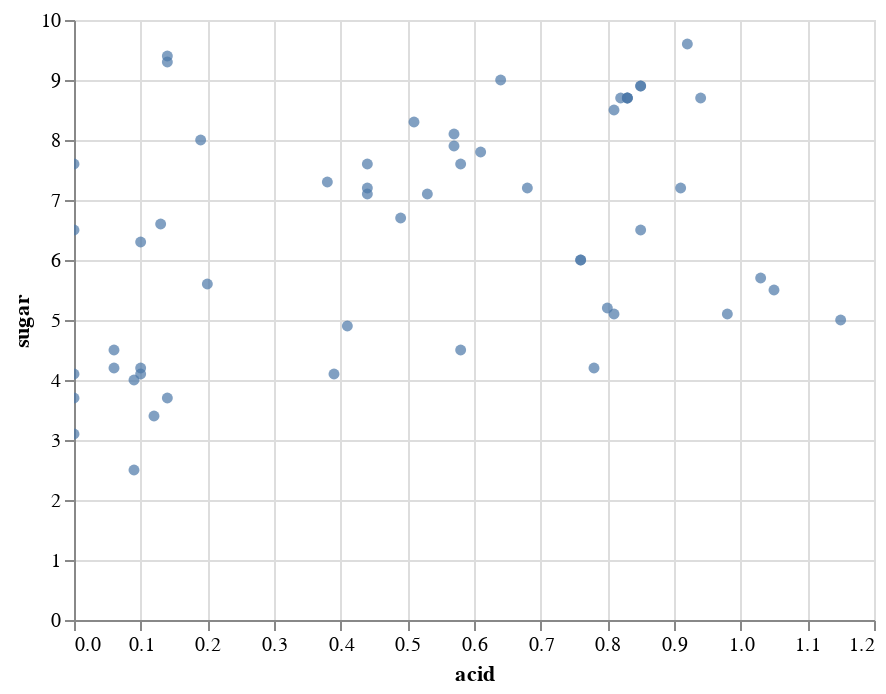

Here is the notebook cell this chart was saved with:
### Code cell
alt.Chart(cocktails).mark_circle().encode(x='acid', y='sugar').interactive()

### Figure 1 — Vega-Lite specification as saved in the notebook (floating-point values rounded to 4 significant figures)
{"config": {"view": {"continuousWidth": 400, "continuousHeight": 300}}, "data": {"name": "data-eef8cdb9f814de562d6e0a7156484812"}, "mark": "circle", "encoding": {"x": {"type": "quantitative", "field": "acid"}, "y": {"type": "quantitative", "field": "sugar"}}, "selection": {"selector001": {"type": "interval", "bind": "scales", "encodings": ["x", "y"]}}, "$schema": "https://vega.github.io/schema/vega-lite/v4.0.2.json", "datasets": {"data-eef8cdb9f814de562d6e0a7156484812": [{"name": "Pisco Sour", "abv": 12.1, "acid": 0.68, "sugar": 7.2, "type": "eggwhite", "index": 5, "instructions": "Dry shake, shake with ice, coupe. Add 3 drops of Anostura or Amargo Chuncho.", "ingredients": "2 oz pisco (40% abv)<br/>1 oz egg white<br/>3/4 oz lime juice<br/>3/4 oz simple syrup", "ncotw": "not yet"}, {"name": "Pink Lady", "abv": 12.4, "acid": 0.64, "sugar": 9.0, "type": "eggwhite", "index": 6, "instructions": "Dry shake, shake with ice, coupe.", "ingredients": "1 1/2 oz Plymouth gin<br/>1 oz egg white<br/>3/4 oz lemon juice<br/>1/2 oz Grenadine<br/>1/2 oz simple syrup<br/>1/2 oz Lairds Applejack Bottled in Bond", "ncotw": "not yet"}, {"name": "Clover Club", "abv": 13.6, "acid": 0.49, "sugar": 6.7, "type": "eggwhite", "index": 7, "instructions": "Dry shake, shake with ice, coupe. Garnish with a raspberry", "ingredients": "2 oz Plymouth gin<br/>1 oz egg white<br/>1/2 oz Dolin dry vermouth<br/>1/2 oz raspberry syrup<br/>1/2 oz lemon juice<br/>1 oz egg white", "ncotw": "<a href=\"https://www.reddit.com/r/cocktails/comments/1go8m1/not_cocktail_of_the_week_24_clover_club/\">#24</a>"}, {"name": "Whiskey Sour", "abv": 15.2, "acid": 0.53, "sugar": 7.1, "type": "eggwhite", "index": 8, "instructions": "Dry shake, shake with ice, coupe.", "ingredients": "2 oz rye (50% abv)<br/>3/4 oz simple syrup<br/>0.625 oz lemon juice<br/>2 drops saline solution<br/>1 oz egg white", "ncotw": "not yet"}, {"name": "Daiquiri with More Lime", "abv": 14.7, "acid": 0.94, "sugar": 8.7, "type": "shaken", "index": 9, "instructions": "Shake, coupe.", "ingredients": "2 oz white rum (40% abv)<br/>0.875 oz lime juice<br/>3/4 oz simple syrup", "ncotw": "<a href=\"https://www.reddit.com/r/cocktails/comments/1i0sbt/not_cocktail_of_the_week_27_daiquiri/\">#27</a>"}, {"name": "Honeysuckle", "abv": 15.0, "acid": 0.85, "sugar": 8.9, "type": "shaken", "index": 10, "instructions": "Shake, coupe. Garnish with lime wheel.", "ingredients": "2 oz white rum (40% abv)<br/>3/4 oz lime juice<br/>3/4 oz honey syrup", "ncotw": "<a href=\"https://www.reddit.com/r/cocktails/comments/1kd90i/not_cocktail_of_the_week_32_bees_knees/\">#32</a>"}, {"name": "Classic Daiquiri", "abv": 15.0, "acid": 0.85, "sugar": 8.9, "type": "shaken", "index": 11, "instructions": "Shake, coupe.", "ingredients": "2 oz white rum (40% abv)<br/>3/4 oz lime juice<br/>3/4 oz simple syrup", "ncotw": "<a href=\"https://www.reddit.com/r/cocktails/comments/1i0sbt/not_cocktail_of_the_week_27_daiquiri/\">#27</a>"}, {"name": "Blood and Sand", "abv": 15.6, "acid": 0.19, "sugar": 8.0, "type": "shaken", "index": 12, "instructions": "Shake, coupe. (Optionally flamed) orange twist.", "ingredients": "1 oz Scotch (43% abv)<br/>3/4 oz Cherry Herring<br/>3/4 oz sweet vermouth<br> 1/2 oz orange jucie", "ncotw": "<a href=\"https://www.reddit.com/r/cocktails/comments/1yds2e/not_cocktail_of_the_week_59_blood_and_sand/\">#59</a>"}, {"name": "Alexander", "abv": 16.4, "acid": 0.0, "sugar": 3.1, "type": "shaken", "index": 13, "instructions": "Shake, coupe. Grated nutmeg.", "ingredients": "2 oz Cognac (41% abv)<br/>1 oz heavy cream<br/>1/4 oz Demerara syrup", "ncotw": "not yet"}, {"name": "Hemingway Daiquiri", "abv": 16.5, "acid": 0.98, "sugar": 5.1, "type": "shaken", "index": 14, "instructions": "Shake, coupe. Garnish with lime wheel.", "ingredients": "2 oz white rum (40% abv)<br/>3/4 oz lime juice<br/>1/2 oz grapefruit juice<br/>1/2 oz Luxardo Maraschino<br/>2 drops saline solution", "ncotw": "<a href=\"https://www.reddit.com/r/cocktails/comments/1i0sbt/not_cocktail_of_the_week_27_daiquiri/\">#27</a>"}, {"name": "Brown Derby", "abv": 16.6, "acid": 0.44, "sugar": 7.6, "type": "shaken", "index": 15, "instructions": "Shake, coupe. Express and discard grapefruit twist.", "ingredients": "2 oz bourbon (45% abv)<br/>1 oz grapefruit juice<br/>1/2 oz honey syrup", "ncotw": "<a href=\"https://www.reddit.com/r/cocktails/comments/2a9ow3/not_cocktail_of_the_week_79_brown_derby/\">#79</a>"}, {"name": "Cosmopolitan (Modern/Bastardized)", "abv": 16.6, "acid": 1.05, "sugar": 5.5, "type": "shaken", "index": 16, "instructions": "Shake, coupe. Express and discard (optionally flamed) orange twist.", "ingredients": "1 1/2 oz Absolut Citron vodka<br/>3/4 oz Cointreau<br/>3/4 oz cranberry juice<br/>1/2 oz lime juice", "ncotw": "not yet"}, {"name": "Gold Rush", "abv": 17.2, "acid": 0.83, "sugar": 8.7, "type": "shaken", "index": 17, "instructions": "Shake, server over large rock.", "ingredients": "2 oz bourbon (47% abv)<br/>3/4 oz lemon juice<br/>3/4 oz honey syrup", "ncotw": "not yet"}, {"name": "Southside", "abv": 17.2, "acid": 0.83, "sugar": 8.7, "type": "shaken", "index": 18, "instructions": "Shake with handful mint, coupe. Garnish with mint.", "ingredients": "2 oz gin (47% abv)<br/>3/4 oz lemon juice<br/>3/4 oz simple syrup", "ncotw": "<a href=\"https://www.reddit.com/r/cocktails/comments/1jfrqi/not_cocktail_of_the_week_30_southside_and/\">#30</a>"}, {"name": "Bee's Knees", "abv": 17.2, "acid": 0.83, "sugar": 8.7, "type": "shaken", "index": 19, "instructions": "Shake, coupe. Garnish with lemon wheel.", "ingredients": "2 oz gin (47% abv)<br/>3/4 oz lemon juice<br/>3/4 oz honey syrup", "ncotw": "<a href=\"https://www.reddit.com/r/cocktails/comments/1kd90i/not_cocktail_of_the_week_32_bees_knees/\">#32</a>"}, {"name": "20th Century Cocktail", "abv": 17.3, "acid": 0.85, "sugar": 6.5, "type": "shaken", "index": 20, "instructions": "Shake, coupe.", "ingredients": "1 1/2 oz gin (47% abv)<br/>3/4 oz lemon juice<br/>3/4 oz white crme de cacao<br/>3/4 oz Lillet Blanc", "ncotw": "<a href=\"https://www.reddit.com/r/cocktails/comments/2377jm/not_cocktail_of_the_week_67_the_20th_century/\">#67</a>"}, {"name": "Fresh Lime Gimlet", "abv": 17.3, "acid": 0.82, "sugar": 8.7, "type": "shaken", "index": 21, "instructions": "Shake, coupe. Garnish with lime wheel.", "ingredients": "2 oz gin (47.4% abv)<br/>3/4 oz lime juice<br/>3/4 oz simple syrup", "ncotw": "<a href=\"https://www.reddit.com/r/cocktails/comments/28i1dn/not_cocktail_of_the_week_76_gimlet/\">#76</a>"}, {"name": "Corpse Reviver #2", "abv": 17.4, "acid": 1.03, "sugar": 5.7, "type": "shaken", "index": 22, "instructions": "Shake, coupe. Express and discard orange twist.", "ingredients": "3/4 oz lemon juice<br/>3/4 oz gin (47% abv)<br/>3/4 oz Cointreau<br/>3/4 oz Lillet Blanc", "ncotw": "<a href=\"https://www.reddit.com/r/cocktails/comments/1779xr/ncotw_3_corpse_reviver_2/\">#3</a>"}, {"name": "Jack Rose", "abv": 18.2, "acid": 0.81, "sugar": 8.5, "type": "shaken", "index": 23, "instructions": "Shake, coupe.", "ingredients": "2 oz apple brandy (50% abv)<br/>3/4 oz Grenadine<br/>3/4 oz lemon juice<br>1 dash Angostura bitters", "ncotw": "<a href=\"https://www.reddit.com/r/cocktails/comments/1bnysd/not_cocktail_of_the_week_13_jack_rose/\">#13</a>"}, {"name": "Margarita", "abv": 18.5, "acid": 0.76, "sugar": 6.0, "type": "shaken", "index": 24, "instructions": "Shake, coupe (optionally salted rim).", "ingredients": "2 oz blanco tequila (40% abv)<br/>3/4 oz lime juice<br/>3/4 oz Cointreau<br/>1/4 oz simple syrup<br/>5 drops saline solution", "ncotw": "not yet"}, {"name": "Aviation", "abv": 18.7, "acid": 0.81, "sugar": 5.1, "type": "shaken", "index": 25, "instructions": "Shake, coupe.", "ingredients": "2 oz Plymouth gin<br/>3/4 oz lemon juice<br/>1/2 oz Luxardo Maraschino<br/>1/4 oz crem de violette", "ncotw": "not yet"}, {"name": "Sidecar", "abv": 18.9, "acid": 0.76, "sugar": 6.0, "type": "shaken", "index": 26, "instructions": "Shake, coupe. Express and discard orange twist.", "ingredients": "2 oz Cognac (41% abv)<br/>3/4 oz Cointreau<br/>3/4 oz lemon juice<br/>1/4 oz simple syrup", "ncotw": "<a href=\"https://www.reddit.com/r/cocktails/comments/19cmfw/not_cocktail_of_the_week_8_sidecar/\">#8</a>"}, {"name": "Champs-Elysses", "abv": 19.7, "acid": 0.8, "sugar": 5.2, "type": "shaken", "index": 27, "instructions": "Shake, coupe. Express and discard lemon twist.", "ingredients": "2 oz Cognac (41% abv)<br/>3/4 oz lemon juice<br/>1/2 oz Green Chartreuse<br/>1/4 oz simple syrup<br/>1 dash Angostura bitters", "ncotw": "<a href=\"https://www.reddit.com/r/cocktails/comments/209moq/not_cocktail_of_the_week_62_champs_%C3%A9lys%C3%A9es/\">#62</a>"}, {"name": "Last Word", "abv": 20.0, "acid": 0.92, "sugar": 9.6, "type": "shaken", "index": 28, "instructions": "Shake, coupe.", "ingredients": "3/4 oz lime juice<br/>3/4 oz Green Chartreuse<br/>3/4 oz Luxardo Marschino<b4/>3/4 oz Plymouth gin<br/>2 drop saline", "ncotw": "<a href=\"https://www.reddit.com/r/cocktails/comments/14c11h/cocktail_of_the_week_1_last_word/\">COTW #1</a>"}, {"name": "Between the Sheets", "abv": 20.1, "acid": 0.58, "sugar": 4.5, "type": "shaken", "index": 29, "instructions": "Shake, coupe. Express and discard lemon twist.", "ingredients": "1 1/2 oz Cognac (41% abv)<br/>3/4 oz Curacao<br/>1/2 oz white rum (40% abv)<br/>1/2 oz lemon juice", "ncotw": "<a href=\"https://www.reddit.com/r/cocktails/comments/1xqbox/not_cocktail_of_the_week_58_between_the_sheets/\">#58</a>"}, {"name": "Brady Crusta", "abv": 20.2, "acid": 0.58, "sugar": 7.6, "type": "shaken", "index": 30, "instructions": "Shake, coupe (sugar-rimmed). Large lemon spiral.", "ingredients": "2 oz Cognac (41% abv)<br/>1/2 oz Curacao<br/>1/2 oz lemon juice<br/>1/4 oz Luxardo Maraschino", "ncotw": "not yet"}, {"name": "Pegu Club", "abv": 21.0, "acid": 0.78, "sugar": 4.2, "type": "shaken", "index": 31, "instructions": "Shake, coupe. Garnish with lime wheel.", "ingredients": "2 oz gin (47.3% abv)<br/>3/4 oz lime juice<br/>3/4 oz Curacao<br/>1 dash orange bitters<br/>1 dash Angostura bitters", "ncotw": "<a href=\"https://www.reddit.com/r/cocktails/comments/1c3psn/not_cocktail_of_the_week_14_pegu_club/\">#14</a>"}, {"name": "Blinker", "abv": 21.4, "acid": 0.39, "sugar": 4.1, "type": "shaken", "index": 32, "instructions": "Shake, coupe.", "ingredients": "2 oz rye (50% abv)<br/>3/4 oz grapefruit juice<br/>1 bsp raspberry syrup", "ncotw": "not yet"}, {"name": "Negroni", "abv": 20.7, "acid": 0.14, "sugar": 9.4, "type": "stirred", "index": 33, "instructions": "Stir. Coupe or over a large rock. Orange or grapefruit twist.", "ingredients": "1 oz sweet vermouth<br/>1 oz gin (47.3% abv)<br/>1 oz Campari", "ncotw": "<a href=\"https://www.reddit.com/r/cocktails/comments/1aoe1c/not_cocktail_of_the_week_11_negroni/\">#11</a>"}, {"name": "Blackthorn", "abv": 21.1, "acid": 0.1, "sugar": 6.3, "type": "stirred", "index": 34, "instructions": "Stir, coupe. Orange twist.", "ingredients": "1 1/2 oz Plymouth gin<br/>3/4 oz sweet vermouth<br/>3/4 oz sloe gin<br/>2 dashes orange bitters", "ncotw": "not yet"}, {"name": "Hanky Panky", "abv": 22.4, "acid": 0.2, "sugar": 5.6, "type": "stirred", "index": 35, "instructions": "Stir, coupe. Orange twist.", "ingredients": "1 1/2 oz sweet vermouth<br/>1 1/2 oz gin (47% abv)<br/>1 bsp Fernet Branca", "ncotw": "<a href=\"https://www.reddit.com/r/cocktails/comments/5c2njb/not_cocktail_of_the_week_123_hanky_panky/\">#123</a>"}, {"name": "Martinez", "abv": 22.5, "acid": 0.13, "sugar": 6.6, "type": "stirred", "index": 36, "instructions": "Stir, coupe. Lemon twist.", "ingredients": "2 oz Old Tom gin (40% abv)<br/>1 oz sweet vermouth<br/>1/4 oz Luxardo Maraschino<br/>1 dash Angostura bitters<br/>1 dash orange bitters", "ncotw": "<a href=\"https://www.reddit.com/r/cocktails/comments/1ck6v2/not_cocktail_of_the_week_15_martinez/\">#15</a>"}, {"name": "Manhatan (Boubon, 45% abv)", "abv": 24.6, "acid": 0.14, "sugar": 3.7, "type": "stirred", "index": 37, "instructions": "Stir, coupe. Orange twist or cherry.", "ingredients": "2 oz bourbon (45% abv)<br/>1 oz sweet vermouth<br/>2 dashes Angostura bitters", "ncotw": "<a href=\"https://www.reddit.com/r/cocktails/comments/16pciv/not_cocktail_of_the_week_2_the_manhattan/\">#2</a>"}, {"name": "Bobby Burns", "abv": 24.9, "acid": 0.1, "sugar": 4.2, "type": "stirred", "index": 38, "instructions": "Stir, coupe. Lemon twist.", "ingredients": "2 oz Scotch (43% abv)<br/>3/4 oz sweet vermouth<br/>1/4 oz Benedictine", "ncotw": "<a href=\"https://www.reddit.com/r/cocktails/comments/169jv7/cocktail_of_the_week_3_bobby_burns/\">#1</a>"}, {"name": "Rob Roy", "abv": 25.5, "acid": 0.09, "sugar": 2.5, "type": "stirred", "index": 39, "instructions": "Stir, coupe. Lemon twist.", "ingredients": "2.5 oz Scotch (43% abv)<br/>3/4 oz sweet vermouth<br/>2 dashes Angostura bitters", "ncotw": "<a href=\"https://www.reddit.com/r/cocktails/comments/2owdug/not_cocktail_of_the_week_101_rob_roy/\">#101</a>"}, {"name": "Old Pal", "abv": 25.6, "acid": 0.09, "sugar": 4.0, "type": "stirred", "index": 40, "instructions": "Stir, coupe.", "ingredients": "2 oz rye (50% abv)<br/>3/4 oz Campari<br/>3/4 oz dry vermouth", "ncotw": "<a href=\"https://www.reddit.com/r/cocktails/comments/2sfsns/not_cocktail_of_the_week_105_old_pal/\">#105</a>"}, {"name": "Vieux Carre", "abv": 25.9, "acid": 0.1, "sugar": 4.1, "type": "stirred", "index": 41, "instructions": "Stir, serve over large rock.", "ingredients": "1 oz rye (50% abv)<br/>1 oz Cognac (41% abv)<br/>3/4 oz sweet vermouth<br/>1/4 oz Benedictine<br/>1 dash Angostura bitters<br/>1 dash Peychaud's bitters", "ncotw": "<a href=\"https://www.reddit.com/r/cocktails/comments/1a8cs5/not_cocktail_of_the_week_10_vieux_carr%C3%A9/\">#10</a>"}, {"name": "Brooklyn", "abv": 26.3, "acid": 0.06, "sugar": 4.2, "type": "stirred", "index": 42, "instructions": "Stir, coupe. Garnish with cherry.", "ingredients": "2 oz rye (50% abv)<br/>1/2 oz Amer Picon<br/>1/2 oz dry vermouth<br/>1/4 oz Luxardo Maraschino<br/>1 dash Angostura bitters", "ncotw": "<a href=\"https://www.reddit.com/r/cocktails/comments/2ni3ba/not_cocktail_of_the_week_99_the_brooklyn/\">#99</a>"}, {"name": "Bijou", "abv": 27.1, "acid": 0.14, "sugar": 9.3, "type": "stirred", "index": 43, "instructions": "Stir, coupe. Lemon twist or cherry.", "ingredients": "1 oz gin (47.3% abv)<br/>1 oz sweet vermouth<br/>1 oz Green Chartreuse<br/>1 dash orange bitters", "ncotw": "<a href=\"https://www.reddit.com/r/cocktails/comments/2ypbjw/not_cocktail_of_the_week_109_bijou/\">#109</a>"}, {"name": "Manhatan (Rye, 50% abv)", "abv": 27.2, "acid": 0.12, "sugar": 3.4, "type": "stirred", "index": 44, "instructions": "Stir, coupe. Orange twist or cherry.", "ingredients": "2 oz rye (50% abv)<br/>0.875 oz sweet vermouth<br/>2 dashes Angostura bitters", "ncotw": "<a href=\"https://www.reddit.com/r/cocktails/comments/16pciv/not_cocktail_of_the_week_2_the_manhattan/\">#2</a>"}, {"name": "Rusty Nail", "abv": 28.8, "acid": 0.0, "sugar": 4.1, "type": "stirred", "index": 45, "instructions": "Stir, serve over large rock. Lemon peel.", "ingredients": "2 oz Scotch (43% abv)<br/>1/2 oz Drambuie", "ncotw": "not yet"}, {"name": "Improved Whiskey Cocktail", "abv": 29.3, "acid": 0.0, "sugar": 6.5, "type": "stirred", "index": 46, "instructions": "Stir, sever over large rock in absinthe-rinsed glass. Lemon twist.", "ingredients": "2 oz rye (50% abv)<br/>1/4 oz Luxardo Maraschino<br/>1/4 oz simple syrup<br/>2 dashes Angostura bitters", "ncotw": "<a href=\"https://www.reddit.com/r/cocktails/comments/1hkxy5/not_cocktail_of_the_week_26_improved_whiskey/\">#26</a>"}, {"name": "De La Louisiane", "abv": 29.3, "acid": 0.06, "sugar": 4.5, "type": "stirred", "index": 47, "instructions": "Stir, coupe. Garnish with cherry.", "ingredients": "2 oz rye (50% abv)<br/>1/2 oz Benedictine<br/>1/2 oz sweet vermouth<br/>3 dashes Peychaud's bitters<br/>3 dashes Angostura bitters<br/>3 dashes absinthe", "ncotw": "<a href=\"https://www.reddit.com/r/cocktails/comments/2tzik7/not_cocktail_of_the_week_106_cocktail_a_la/\">#106</a>"}, {"name": "Widow's Kiss", "abv": 32.3, "acid": 0.0, "sugar": 3.7, "type": "stirred", "index": 48, "instructions": "Stir, coupe.", "ingredients": "2 oz apple brandy (50% abv)<br/>1/4 oz Benedictine<br/>1/4 oz Yellow Chartreuse", "ncotw": "<a href=\"https://www.reddit.com/r/cocktails/comments/1toslc/not_cocktail_of_the_week_51_widows_kiss/\">#51</a>"}, {"name": "Old Fashioned", "abv": 32.1, "acid": 0.0, "sugar": 7.6, "type": "built", "index": 49, "instructions": "Build over large rock in old-fashioned glass. Orange twist.", "ingredients": "2 oz bourbon<br/>3/8 oz simple syrup<br/>2 dashes Angostura bitters", "ncotw": "<a href=\"https://www.reddit.com/r/cocktails/comments/1u7nb3/not_cocktail_of_the_week_52_oldfashioned/\">#52</a>"}, {"name": "Blender Daiquiri", "abv": 15.0, "acid": 0.57, "sugar": 8.1, "type": "blended", "index": 50, "instructions": "Blend with 120 g ice, strain, coupe.", "ingredients": "2 1/2 oz water<br/>2 1/4 oz sugard 80-proof rum<br/>1/2 oz lime juice<br/>4 drops saline solution", "ncotw": "not yet"}, {"name": "Blender Margarita", "abv": 17.2, "acid": 0.57, "sugar": 7.9, "type": "blended", "index": 51, "instructions": "Blend with 120 g ice, strain, coupe.", "ingredients": "2 1/2 oz water<br/>1 oz Cointreau<br/>3/4 oz white mezcal<br/>1/2 oz Yellow Chartreuse<br/>1/2 oz lime juice<br/>10 drops Hellfire bitters", "ncotw": "not yet"}, {"name": "Blender Whiskey Sour", "abv": 16.7, "acid": 0.61, "sugar": 7.8, "type": "blended", "index": 52, "instructions": "Blend with 120 g ice, strain, coupe.", "ingredients": "2 1/2 oz water<br/>2 oz sugared 100-proof rye<br/>1/2 oz lemon juice<br/>1/4 oz orange juice<br/>4 drops saline solution", "ncotw": "not yet"}, {"name": "Carbonated Margarita", "abv": 14.2, "acid": 0.44, "sugar": 7.1, "type": "carbonated", "index": 53, "instructions": "Chill, carbonate.", "ingredients": "2 1/2 oz water<br/>2 oz blanco tequila (40% abv)<br/>5/8 oz simple syrip<br/>3/8 oz clarified lime juice<br/>4 drops saline solution", "ncotw": "not yet"}, {"name": "Carbonated Whiskey Sour", "abv": 15.2, "acid": 0.44, "sugar": 7.2, "type": "carbonated", "index": 54, "instructions": "Chill, carbonate.", "ingredients": "5/8 oz water<br/>1 3/4 oz bourbon<br/>5/8 oz simple syrup<br/>3/8 oz clarified lime juice<br/>2 drops saline solution", "ncotw": "not yet"}, {"name": "Gin and Tonic (Dry)", "abv": 15.4, "acid": 0.41, "sugar": 4.9, "type": "carbonated", "index": 55, "instructions": "Chill, carbonate.", "ingredients": "7/8 oz water<br/>1 3/4 oz gin (47.3% abv)<br/>3/8 oz quinine simple syrup<br/>3/8 oz clarified lime juice<br/>2 drops saline solution", "ncotw": "not yet"}, {"name": "Carbonated Negroni", "abv": 16.0, "acid": 0.38, "sugar": 7.3, "type": "carbonated", "index": 56, "instructions": "Chill, carbonate. Express and discard grapefruit twist.", "ingredients": "2 1/4 oz water<br/>1 oz sweet vermouth<br/>1 oz gin  (47.3% abv)<br/>1 oz Campari<br/>1/4 oz clarified lime juice or champagne acid<br/>2 drops saline solution", "ncotw": "not yet"}, {"name": "Gin and Juice Centrifuge", "abv": 15.8, "acid": 0.91, "sugar": 7.2, "type": "carbonated", "index": 57, "instructions": "Chill, carbonate.", "ingredients": "1 6/8 oz centrifuge-clarified grapefruit juice<br/>1 6/8 oz gin<br/>1 3/8 oz water<br/>3/8 oz simple<br/>4 dashes champagne acid", "ncotw": "not yet"}, {"name": "Gin and Juice Agar", "abv": 16.9, "acid": 1.15, "sugar": 5.0, "type": "carbonated", "index": 58, "instructions": "Chill, carbonate.", "ingredients": "2 5/8 oz agar-clarified grapefruit juice<br/>2 oz gin<br/>7/8 oz water<br/>2 drops saline solution", "ncotw": "not yet"}, {"name": "Chartruth", "abv": 18.0, "acid": 0.51, "sugar": 8.3, "type": "carbonated", "index": 59, "instructions": "Chill, carbonate.", "ingredients": "3 1/4 oz water<br/>1 3/4 oz Green Chartreuse<br/>1/2 oz clarified lime juice", "ncotw": "not yet"}]}}
